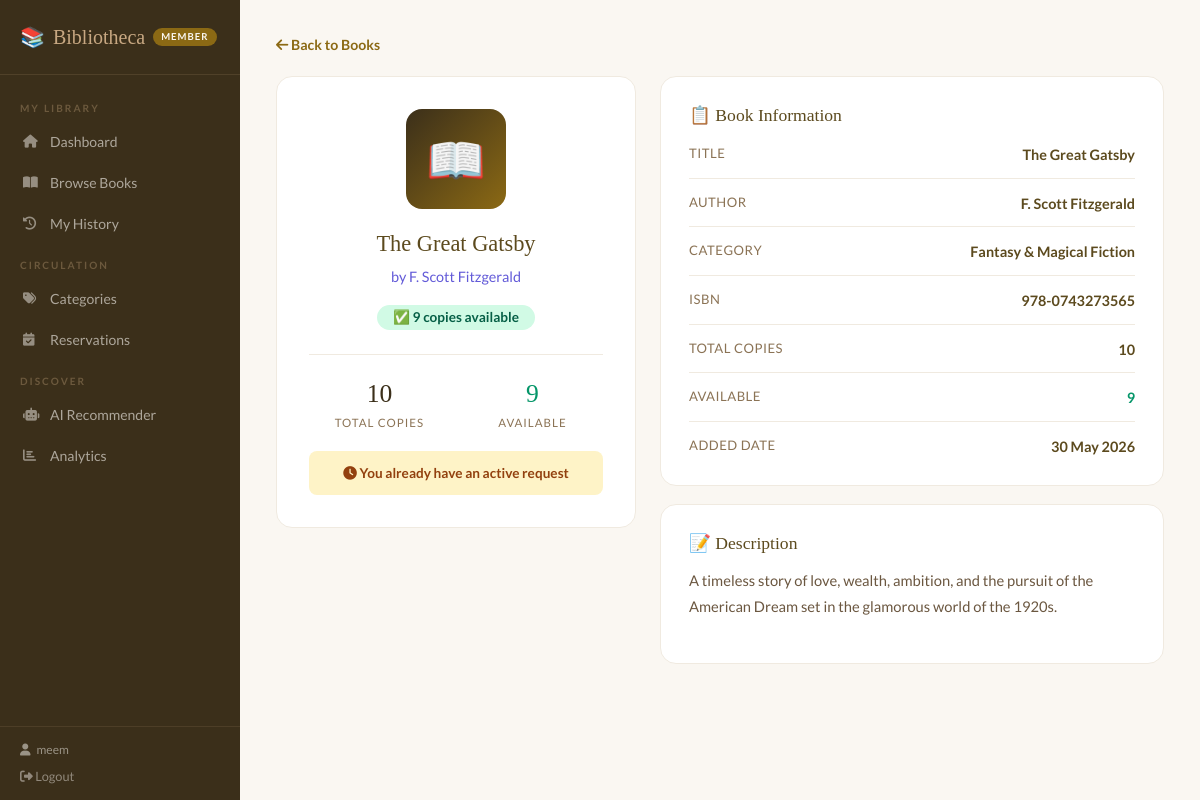
The page /browse/4/ (signed in) on the database its author committed.
### library/models.py (models this page shows, shortened)
class Book(models.Model):
    title = models.CharField(max_length=200)
    author = models.CharField(max_length=200, blank=True)
    category = models.ForeignKey(Category, on_delete=models.SET_NULL, null=True, blank=True, related_name='books')
    isbn = models.CharField(max_length=20, blank=True)
    total_copies = models.IntegerField(default=1)
    available_copies = models.IntegerField(default=1)
    description = models.TextField(blank=True)
    added_date = models.DateField(auto_now_add=True)
    @property
    def is_available(self):
        return self.available_copies > 0

class Category(models.Model):
    name = models.CharField(max_length=100)
    description = models.TextField(blank=True)
    class Meta:
        verbose_name_plural = "Categories"
        ordering = ['name']

### library/views.py (the view)
# urls.py: path('browse/<int:pk>/', views.member_book_detail, name='member_book_detail'),
@login_required
def member_book_detail(request, pk):
    member = get_member(request.user)
    if not member: return redirect('landing')
    book = get_object_or_404(Book, pk=pk)
    already_borrowed = BorrowRecord.objects.filter(
        member=member, book=book, status__in=['pending', 'approved']
    ).exists()
    already_reserved = Reservation.objects.filter(
        member=member, book=book, status__in=['waiting', 'ready']
    ).exists()
    return render(request, 'library/member_book_detail.html', {
        'book': book,
        'member': member,
        'already_borrowed': already_borrowed,
        'already_reserved': already_reserved,
    })

### library/views.py (called while the page is built)
def get_member(user):
    try:
        return user.member_profile
    except:
        return None

### templates/library/member_book_detail.html (shortened to what this page needs)
{% extends 'library/base.html' %}
{% block content %}
<div style="margin-bottom:20px;">
    <a href="{% url 'member_books' %}" style="color:var(--brown);font-weight:700;text-decoration:none;font-size:0.88rem;">
        <i class="fas fa-arrow-left"></i> Back to Books
    </a>
</div>
<div style="display:grid;grid-template-columns:1fr 1.4fr;gap:24px;align-items:start;">
    <div style="background:white;border:1px solid var(--cream-dark);border-radius:16px;padding:32px;text-align:center;">
        <div style="width:100px;height:100px;background:linear-gradient(135deg,var(--brown-deep),var(--brown));border-radius:16px;display:flex;align-items:center;justify-content:center;font-size:3rem;margin:0 auto 20px;">📖</div>
        <h1 style="font-family:'Playfair Display',serif;font-size:1.4rem;color:var(--brown-dark);margin-bottom:8px;line-height:1.3;">{{ book.title }}</h1>
        <p style="color:#625ad8;font-size:0.9rem;margin-bottom:16px;">by {{ book.author|default:"Unknown Author" }}</p>
        {% if book.is_available %}
        <span class="badge badge-approved" style="font-size:0.85rem;padding:6px 16px;">✅ {{ book.available_copies }} cop{{ book.available_copies|pluralize:"y,ies" }} available</span>
        {% else %}
        <span class="badge badge-rejected" style="font-size:0.85rem;padding:6px 16px;">❌ Not Available</span>
        {% endif %}
        <div style="margin-top:24px;padding-top:20px;border-top:1px solid var(--cream-dark);display:grid;grid-template-columns:1fr 1fr;gap:12px;text-align:center;">
            <div>
                <div style="font-family:'Playfair Display',serif;font-size:1.6rem;color:var(--brown-deep);">{{ book.total_copies }}</div>
                <div style="font-size:0.72rem;color:#8B7355;text-transform:uppercase;letter-spacing:1px;">Total Copies</div>
            </div>
            <div>
                <div style="font-family:'Playfair Display',serif;font-size:1.6rem;color:#059669;">{{ book.available_copies }}</div>
                <div style="font-size:0.72rem;color:#8B7355;text-transform:uppercase;letter-spacing:1px;">Available</div>
            </div>
        </div>
        <div style="margin-top:20px;display:flex;flex-direction:column;gap:10px;">
            {% if member.is_approved %}
                {% if already_borrowed %}
                    <div style="padding:12px;background:#fef3c7;border-radius:8px;color:#92400e;font-size:0.85rem;font-weight:700;text-align:center;">
                        <i class="fas fa-clock"></i> You already have an active request
                    </div>
                {% elif already_reserved %}
                    <div style="padding:12px;background:#dbeafe;border-radius:8px;color:#1e40af;font-size:0.85rem;font-weight:700;text-align:center;">
                        <i class="fas fa-bookmark"></i> You have reserved this book
                    </div>
                {% elif book.is_available %}
                    <a href="{% url 'borrow_request' book.pk %}" class="btn-brown" style="justify-content:center;padding:12px;">
                        <i class="fas fa-book"></i> Borrow This Book
                    </a>
                {% else %}
                    <a href="{% url 'reserve_book' book.pk %}" style="padding:12px;background:#1e40af;color:white;border-radius:8px;font-size:0.88rem;font-weight:700;text-decoration:none;display:flex;align-items:center;justify-content:center;gap:6px;">
                        <i class="fas fa-bookmark"></i> Reserve This Book
                    </a>
                {% endif %}
            {% else %}
                <div style="padding:12px;background:#fef3c7;border-radius:8px;color:#92400e;font-size:0.85rem;text-align:center;">
                    Membership approval needed to borrow or reserve
                </div>
            {% endif %}
        </div>
    </div>
    <div style="display:flex;flex-direction:column;gap:18px;">
        <div style="background:white;border:1px solid var(--cream-dark);border-radius:16px;padding:28px;">
            <h3 style="font-family:'Playfair Display',serif;color:var(--brown-dark);margin-bottom:18px;font-size:1.1rem;">📋 Book Information</h3>
            <div style="display:flex;flex-direction:column;gap:14px;">
                <div style="display:flex;justify-content:space-between;padding-bottom:12px;border-bottom:1px solid var(--cream-dark);">
                    <span style="font-size:0.82rem;color:#8B7355;text-transform:uppercase;letter-spacing:0.5px;">Title</span>
                    <span style="font-weight:700;color:var(--brown-dark);font-size:0.9rem;text-align:right;max-width:60%;">{{ book.title }}</span>
                </div>
                <div style="display:flex;justify-content:space-between;padding-bottom:12px;border-bottom:1px solid var(--cream-dark);">
                    <span style="font-size:0.82rem;color:#8B7355;text-transform:uppercase;letter-spacing:0.5px;">Author</span>
                    <span style="font-weight:700;color:var(--brown-dark);font-size:0.9rem;">{{ book.author|default:"Unknown" }}</span>
                </div>
                <div style="display:flex;justify-content:space-between;padding-bottom:12px;border-bottom:1px solid var(--cream-dark);">
                    <span style="font-size:0.82rem;color:#8B7355;text-transform:uppercase;letter-spacing:0.5px;">Category</span>
                    <span style="font-weight:700;color:var(--brown-dark);font-size:0.9rem;">{{ book.category.name|default:"Uncategorized" }}</span>
                </div>
                {% if book.isbn %}
                <div style="display:flex;justify-content:space-between;padding-bottom:12px;border-bottom:1px solid var(--cream-dark);">
                    <span style="font-size:0.82rem;color:#8B7355;text-transform:uppercase;letter-spacing:0.5px;">ISBN</span>
                    <span style="font-weight:700;color:var(--brown-dark);font-size:0.9rem;">{{ book.isbn }}</span>
                </div>
                {% endif %}
                <div style="display:flex;justify-content:space-between;padding-bottom:12px;border-bottom:1px solid var(--cream-dark);">
                    <span style="font-size:0.82rem;color:#8B7355;text-transform:uppercase;letter-spacing:0.5px;">Total Copies</span>
                    <span style="font-weight:700;color:var(--brown-dark);font-size:0.9rem;">{{ book.total_copies }}</span>
                </div>
                <div style="display:flex;justify-content:space-between;padding-bottom:12px;border-bottom:1px solid var(--cream-dark);">
                    <span style="font-size:0.82rem;color:#8B7355;text-transform:uppercase;letter-spacing:0.5px;">Available</span>
                    <span style="font-weight:700;color:{% if book.is_available %}#059669{% else %}#dc2626{% endif %};font-size:0.9rem;">{{ book.available_copies }}</span>
                </div>
                <div style="display:flex;justify-content:space-between;">
                    <span style="font-size:0.82rem;color:#8B7355;text-transform:uppercase;letter-spacing:0.5px;">Added Date</span>
                    <span style="font-weight:700;color:var(--brown-dark);font-size:0.9rem;">{{ book.added_date|date:"d M Y" }}</span>
                </div>
            </div>
        </div>
        {% if book.description %}
        <div style="background:white;border:1px solid var(--cream-dark);border-radius:16px;padding:28px;">
            <h3 style="font-family:'Playfair Display',serif;color:var(--brown-dark);margin-bottom:14px;font-size:1.1rem;">📝 Description</h3>
            <p style="color:#6B5740;line-height:1.7;font-size:0.92rem;">{{ book.description }}</p>
        </div>
        {% endif %}
    </div>
</div>
{% endblock %}

### templates/library/base.html (shortened to what this page needs)
<!DOCTYPE html>
<html lang="en">
<head>
    <link href="https://cdn.jsdelivr.net/npm/bootstrap@5.3.2/dist/css/bootstrap.min.css" rel="stylesheet">
    <link href="https://cdnjs.cloudflare.com/ajax/libs/font-awesome/6.4.0/css/all.min.css" rel="stylesheet">
</head>
<body>
<div class="sidebar">
    <div class="sidebar-brand">
        <a href="{% if request.user.is_staff %}{% url 'admin_dashboard' %}{% else %}{% url 'member_dashboard' %}{% endif %}">
            <span>📚</span> Bibliotheca
            {% if request.user.is_staff %}<span class="sidebar-badge">Admin</span>
            {% else %}<span class="sidebar-badge">Member</span>{% endif %}
        </a>
    </div>
    <nav class="sidebar-nav">
        {% if request.user.is_staff %}
        <div class="nav-sec">Overview</div>
        <a href="{% url 'admin_dashboard' %}" {% if request.resolver_match.url_name == 'admin_dashboard' %}class="active"{% endif %}><i class="fas fa-tachometer-alt"></i> Dashboard</a>
        <div class="nav-sec">Library</div>
        <a href="{% url 'book_list' %}" {% if 'book' in request.resolver_match.url_name %}class="active"{% endif %}><i class="fas fa-book"></i> Books</a>
        <a href="{% url 'category_list' %}" {% if request.resolver_match.url_name == 'category_list' %}class="active"{% endif %}><i class="fas fa-tags"></i> Categories</a>
        <div class="nav-sec">People</div>
        <a href="{% url 'member_list' %}" {% if request.resolver_match.url_name == 'member_list' %}class="active"{% endif %}><i class="fas fa-users"></i> Members</a>
        <div class="nav-sec">Tools</div>
        <a href="{% url 'ai_recommender' %}" {% if request.resolver_match.url_name == 'ai_recommender' %}class="active"{% endif %}><i class="fas fa-robot"></i> AI Recommender</a>
        <a href="{% url 'analytics' %}" {% if request.resolver_match.url_name == 'analytics' %}class="active"{% endif %}><i class="fas fa-chart-bar"></i> Analytics</a>
        <div class="nav-sec">System</div>
        <a href="/admin" target="_blank"><i class="fas fa-cog"></i> Django Admin Panel</a>
        {% else %}
        <div class="nav-sec">My Library</div>
        <a href="{% url 'member_dashboard' %}" {% if request.resolver_match.url_name == 'member_dashboard' %}class="active"{% endif %}><i class="fas fa-home"></i> Dashboard</a>
        <a href="{% url 'member_books' %}" {% if request.resolver_match.url_name == 'member_books' %}class="active"{% endif %}><i class="fas fa-book-open"></i> Browse Books</a>
        <a href="{% url 'member_history' %}" {% if request.resolver_match.url_name == 'member_history' %}class="active"{% endif %}><i class="fas fa-history"></i> My History</a>
        <div class="nav-sec">Circulation</div>
        <a href="{% url 'member_category_list' %}" {% if request.resolver_match.url_name == 'member_category_list' %}class="active"{% endif %}><i class="fas fa-tags"></i> Categories</a>
        <a href="{% url 'member_reservations' %}" {% if request.resolver_match.url_name == 'member_reservations' %}class="active"{% endif %}><i class="fas fa-calendar-check"></i> Reservations</a>
        <div class="nav-sec">Discover</div>
        <a href="{% url 'ai_recommender' %}" {% if request.resolver_match.url_name == 'ai_recommender' %}class="active"{% endif %}><i class="fas fa-robot"></i> AI Recommender</a>
        <a href="{% url 'analytics' %}" {% if request.resolver_match.url_name == 'analytics' %}class="active"{% endif %}><i class="fas fa-chart-bar"></i> Analytics</a>
        {% endif %}
    </nav>
    <div class="sidebar-user">
        <span><i class="fas fa-user" style="margin-right:6px;"></i>{{ request.user.username }}</span>
        <a href="{% url 'logout' %}" style="color:rgba(250,247,242,0.45);text-decoration:none;font-size:0.8rem;transition:color 0.15s;" onmouseover="this.style.color='var(--cream)'" onmouseout="this.style.color='rgba(250,247,242,0.45)'">
            <i class="fas fa-sign-out-alt"></i> Logout
        </a>
    </div>
</div>
<div class="main-content">
    {% block content %}{% endblock %}
</div>
</body>
</html>

### templates/library/base.html (style rules this page uses)
:root { --cream:#FAF7F2;--cream-dark:#F0EAE0;--brown-light:#C8A882;--brown:#8B6914;--brown-dark:#5C4A1E;--brown-deep:#3B2F1A; }
* { margin:0;padding:0;box-sizing:border-box; }
body { font-family:'Lato',sans-serif;background:var(--cream);color:var(--brown-deep); }
.sidebar { width:240px;min-height:100vh;background:var(--brown-deep);position:fixed;left:0;top:0;display:flex;flex-direction:column;z-index:100; }
.sidebar-brand { padding:22px 20px;border-bottom:1px solid rgba(200,168,130,0.15); }
.sidebar-brand a { font-family:'Playfair Display',serif;color:var(--brown-light);font-size:1.25rem;text-decoration:none;display:flex;align-items:center;gap:8px; }
.sidebar-badge { font-size:0.6rem;background:var(--brown);color:var(--cream);padding:2px 8px;border-radius:20px;font-family:'Lato',sans-serif;font-weight:700;letter-spacing:1px;text-transform:uppercase; }
.sidebar-nav { padding:12px 0;flex:1; }
.nav-sec { padding:14px 20px 5px;font-size:0.63rem;font-weight:700;letter-spacing:2px;text-transform:uppercase;color:rgba(200,168,130,0.35); }
.sidebar-nav a { display:flex;align-items:center;gap:11px;padding:10px 20px;color:rgba(250,247,242,0.6);text-decoration:none;font-size:0.875rem;transition:all 0.15s;border-left:3px solid transparent; }
.sidebar-nav a i { width:16px;font-size:0.82rem;opacity:0.8; }
.sidebar-user { padding:14px 20px;border-top:1px solid rgba(200,168,130,0.12);display:flex;flex-direction:column;gap:8px; }
.sidebar-user span { color:rgba(250,247,242,0.5);font-size:0.75rem; }
.main-content { margin-left:240px;min-height:100vh;padding:32px 36px; }
.badge { padding:4px 10px;border-radius:20px;font-size:0.7rem;font-weight:700;display:inline-block; }
.badge-approved { background:#d1fae5;color:#065f46; }

### rows shown on the page
Book: title "The Great Gatsby", author "F. Scott Fitzgerald", available_copies "9", total_copies "10", category.name "Fantasy & Magical Fiction", isbn "978-0743273565", added_date "30 May 2026", description "A timeless story of love, wealth, ambition, and the pursuit of the American Dream set in the glamorous world of the 1920s."

### other values the page prints
{{ request.user.username }} "meem"
